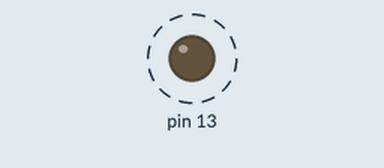
Recording of a sketch running on a simulated Arduino Uno, built with avr-gcc and run on an emulated ATmega328P. Shown: output pins drawn as LEDs (lit = HIGH). Dashed ring = blinking.

Above: at 0.5 s.
Timing chart, 0 to 4.7 s (numbered marks = the images above):
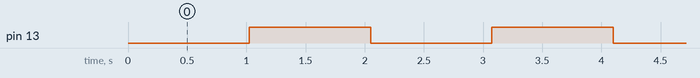

Measured:
- by itself, pin 13: alternates HIGH for 1.0 s and LOW for 1.0 s

The sketch:

pin13_1s_led_on_off.ino
```cpp
void setup() {
  //attachInterrupt(0, myISR, change);

  DDRB = 0x20; //pin D에 있는 것을 모두 output모드로 // pb5번 //led

  TCCR2A = 0x00;
  TCCR2B = 0x04; //타이머 fpwltmxj

  TIMSK2 = 0x01; //timer conunt
  Serial.begin(9600);

}

void loop() {

}

  int toggle = 0;
  int count = 0;


SIGNAL(TIMER2_OVF_vect)
{
  count++;
  if(count > 1000)
  {
    count = 0;
    if(toggle == 0)
    {
      PORTB = 0x20;
      toggle = 1;
    }
    else
    {
      PORTB = 0x00;
      toggle = 0;
    }
  }

}
```
